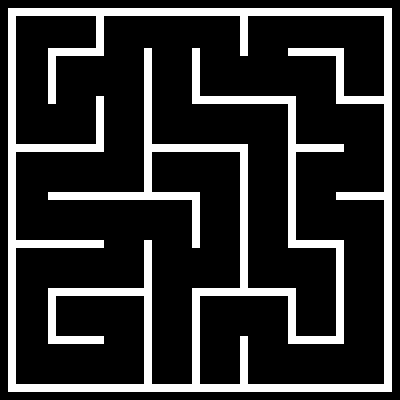

This is a level from a 2D game, rendered from its Tiled map with the project's own tilesets. A one-line summary and the map file follow, with tile-layer data summarised:
An orthogonal 50x50 tile map with 8x8 px tiles, 1 tile layer (Background) and 41 objects (4x Painter, Player, Checkpoint).

<map version="1.10" tiledversion="1.10.2" orientation="orthogonal" renderorder="right-down" width="50" height="50" tilewidth="8" tileheight="8" infinite="0" nextlayerid="4" nextobjectid="43">
 <tileset firstgid="1" source="Mazeball.tsx" />
 <layer id="1" name="Background" width="50" height="50">
  <data>[2500 cells, 478 non-empty, 1 distinct tile ids]</data>
 </layer>
 <objectgroup id="2" name="Spawnpoints">
  <object id="36" name="Player" type="Player" x="156.333" y="17.6667" width="30" height="30" />
  <object id="37" name="Painter" type="Painter" x="17.3333" y="63.6667" width="30" height="30">
   <properties>
    <property name="colour" value="Red" />
   </properties>
  </object>
  <object id="38" name="Painter" type="Painter" x="62.3333" y="299.667" width="30" height="30">
   <properties>
    <property name="colour" value="Yellow" />
   </properties>
  </object>
  <object id="39" name="Painter" type="Painter" x="157.333" y="348.667" width="30" height="30">
   <properties>
    <property name="colour" value="Blue" />
   </properties>
  </object>
  <object id="40" name="Painter" type="Painter" x="301.333" y="299.667" width="30" height="30">
   <properties>
    <property name="colour" value="Green" />
   </properties>
  </object>
  <object id="42" name="Checkpoint" type="Checkpoint" x="204.25" y="369.25">
   <polygon points="0,0 32,0.25 32,15 0,15.25" />
  </object>
 </objectgroup>
 <objectgroup id="3" name="Walls">
  <object id="1" x="8.25" y="8">
   <polygon points="0,0 383.75,0.25 383.75,8 0,7.75" />
  </object>
  <object id="2" x="8" y="16">
   <polygon points="0,0 8,0 8.25,376 0,375.75" />
  </object>
  <object id="3" x="16.5" y="384.25">
   <polygon points="0,0 0.25,7.5 375.25,7.5 375.25,0.25" />
  </object>
  <object id="4" x="384.25" y="384.25">
   <polygon points="0,0 7.5,0 7.5,-367.5 -0.25,-367.5" />
  </object>
  <object id="5" x="96.25" y="16.5">
   <polygon points="0,0 7.75,-0.25 7.75,39 0,39" />
  </object>
  <object id="6" x="47.75" y="48">
   <polygon points="0,0 48.25,0.25 48,7.75 0.25,8" />
  </object>
  <object id="7" x="48" y="56.5">
   <polygon points="0,0 7.5,0 7.75,47.25 0.25,47.25" />
  </object>
  <object id="8" x="15.75" y="144.25">
   <polygon points="0,0 87.75,0 87.75,7.75 0,7.5" />
  </object>
  <object id="9" x="96.25" y="144.25">
   <polygon points="0,0 -0.25,-47.75 7.75,-47.5 7.5,-0.5" />
  </object>
  <object id="10" x="144" y="48.5">
   <polygon points="0,0 7.75,0 8.25,143.5 0.25,143.25" />
  </object>
  <object id="11" x="16.5" y="240.25">
   <polygon points="0,0 87.25,-0.25 87,7.5 0,8" />
  </object>
  <object id="12" x="48" y="192.25">
   <polygon points="0,0 0.25,7.5 151.5,7.75 151.75,0.25" />
  </object>
  <object id="13" x="152.5" y="144">
   <polygon points="0,0 95.5,0 95.25,8 -0.25,7.5" />
  </object>
  <object id="14" x="191.75" y="200.75">
   <polygon points="0,0 7.75,-0.25 7.75,46.75 0.25,46.75" />
  </object>
  <object id="15" x="240" y="152.75">
   <polygon points="0,0 7.5,0 7.75,135 0.25,134.75" />
  </object>
  <object id="16" x="144.25" y="240.5">
   <polygon points="0,0 7.5,0 8,143.5 -0.25,143.5" />
  </object>
  <object id="17" x="48" y="288.25">
   <polygon points="0,0 96.25,-0.5 95.75,7.5 0.25,7.5" />
  </object>
  <object id="18" x="48" y="295.75">
   <polygon points="0,0 7.75,0.5 7.75,47.75 0.25,47.5" />
  </object>
  <object id="19" x="56" y="343.75">
   <polygon points="0,0 47.75,-0.25 47.5,-7.5 0,-7" />
  </object>
  <object id="20" x="191.75" y="296.25">
   <polygon points="0,0 8,-0.25 7.75,88 0.25,88" />
  </object>
  <object id="21" x="192.25" y="288.25">
   <polygon points="0,0 -0.25,8 103.5,8 103.75,-0.25" />
  </object>
  <object id="22" x="239.75" y="336.5">
   <polygon points="0,0 8,0 7.75,47.25 0.5,47.25" />
  </object>
  <object id="23" x="288" y="297.25">
   <polygon points="0,0 8,-0.5 8.25,46.25 0.25,46.5" />
  </object>
  <object id="24" x="296.5" y="336.25">
   <polygon points="0,0 47.25,-0.25 47.25,7.75 -0.25,7.5" />
  </object>
  <object id="25" x="336" y="336">
   <polygon points="0,0 0,-96 8,-95.75 7.5,-0.25" />
  </object>
  <object id="26" x="288" y="240.5">
   <polygon points="0,0 47.75,-0.25 47.25,7.5 0,7.25" />
  </object>
  <object id="27" x="287.75" y="104">
   <polygon points="0,0 8,0.25 8,135.5 0.25,135.25" />
  </object>
  <object id="28" x="296" y="144.25">
   <polygon points="0,0 48,-0.25 47.5,7.75 -0.25,7.25" />
  </object>
  <object id="29" x="336" y="192.75">
   <polygon points="0,0 0,7.25 48,7 47.75,-0.5" />
  </object>
  <object id="30" x="288.25" y="48">
   <polygon points="0,0 55.5,0.25 55.5,7.75 0,8" />
  </object>
  <object id="31" x="336" y="56.25">
   <polygon points="0,0 7.75,-0.25 7.5,47.5 0,47.5" />
  </object>
  <object id="32" x="343.75" y="96.5">
   <polygon points="0,0 39.75,-0.25 39.75,7.25 0.25,7.5" />
  </object>
  <object id="33" x="192" y="95.75">
   <polygon points="0,0 103.75,0.5 103.75,7.75 0.25,8.25" />
  </object>
  <object id="34" x="192.25" y="48.5">
   <polygon points="0,0 7.5,-0.25 7.25,46.5 -0.25,46.5" />
  </object>
  <object id="35" x="240.5" y="16.5">
   <polygon points="0,0 7.25,0 7.5,39.75 -0.5,39.25" />
  </object>
 </objectgroup>
</map>
